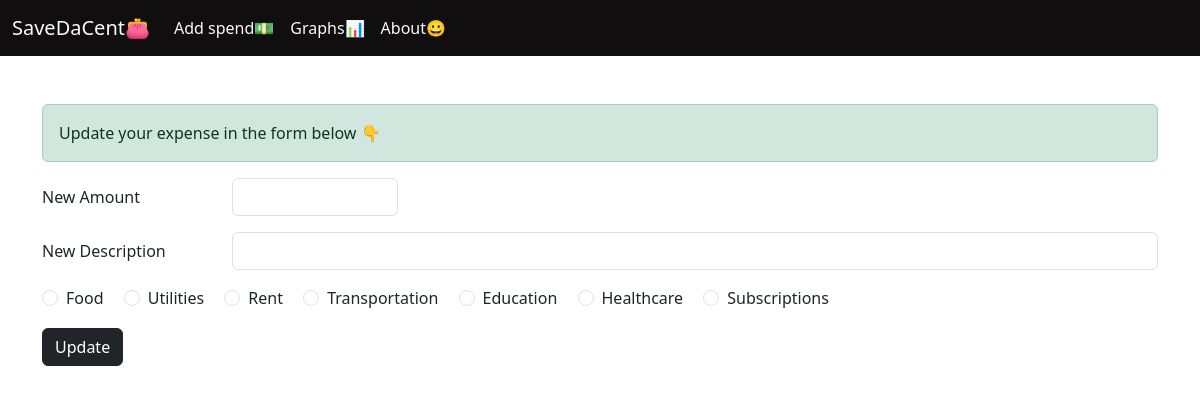
/update/2, run on an earlier commit of the app's database.
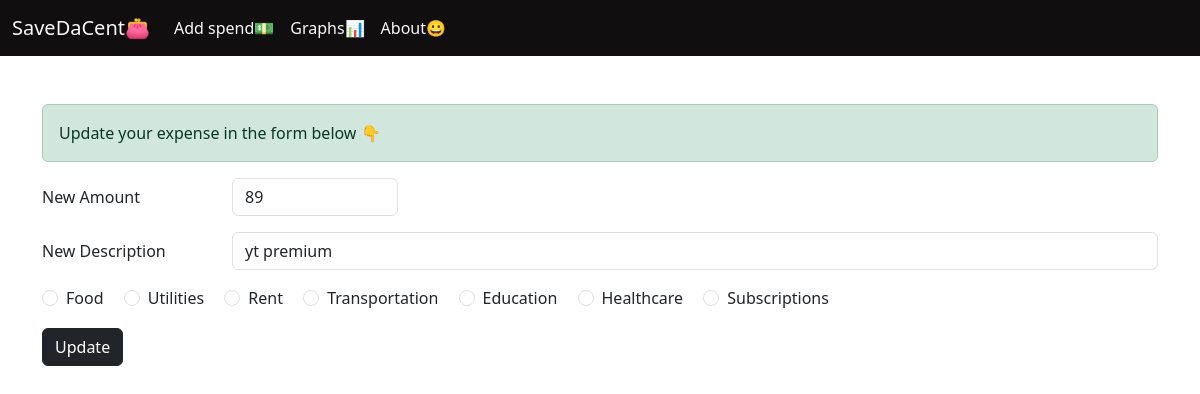
And on a later commit of the database.
### app.py (models this page shows, shortened)
class money(db.Model):
    sno = db.Column(db.Integer, primary_key=True)
    amount = db.Column(db.Integer, nullable=False)
    desc = db.Column(db.String(200), nullable=False)
    category = db.Column(db.String(200), nullable=False)
    date_made = db.Column(db.DateTime, default=current_time_without_ms)

### app.py (the view, shortened to what this page needs)
@app.route('/update/<int:sno>', methods=['GET', 'POST'])
def update(sno):
    logger.debug(f"Update route accessed for sno: {sno}")
    spend = money.query.filter_by(sno=sno).first()
    return render_template('update.html', spend=spend)

### templates/update.html (shortened to what this page needs)
{% extends 'base.html' %}
{% block body %}
<div class="container my-5">
    <div class="alert alert-success" role="alert">
        Update your expense in the form below 👇
      </div>
    <form action="/update/{{spend.sno}}" method="POST">
        <div class="row mb-3">
          <label for="amount" class="col-sm-2 col-form-label">New Amount</label>
          <div class="col-sm-2">
            <input type="number" class="form-control" name="amount" value="{{spend.amount}}"  id="amount">
          </div>
        </div>
        <div class="row mb-3">
          <label for="description" class="col-sm-2 col-form-label">New Description</label>
          <div class="col-sm-10">
            <input type="text" class="form-control mb-10" name="desc" value="{{spend.desc}}" id="description">
          </div>
        </div>
        <fieldset class="row mb-3">
          <div class="col-sm-10">
              <div class="form-check form-check-inline">
                <input class="form-check-input" type="radio" name="inlineRadioOptions" id="inlineRadio1" value="Food" >
                <label class="form-check-label" for="inlineRadio1">Food</label>
              </div>
              <div class="form-check form-check-inline">
                <input class="form-check-input" type="radio" name="inlineRadioOptions" id="inlineRadio2" value="Utilities">
                <label class="form-check-label" for="inlineRadio2">Utilities</label>
              </div>
              <div class="form-check form-check-inline">
                <input class="form-check-input" type="radio" name="inlineRadioOptions" id="inlineRadio2" value="Rent">
                <label class="form-check-label" for="inlineRadio2">Rent</label>
              </div>
              <div class="form-check form-check-inline">
                <input class="form-check-input" type="radio" name="inlineRadioOptions" id="inlineRadio1" value="Transportation">
                <label class="form-check-label" for="inlineRadio1">Transportation</label>
              </div>
              <div class="form-check form-check-inline">
                <input class="form-check-input" type="radio" name="inlineRadioOptions" id="inlineRadio1" value="Education">
                <label class="form-check-label" for="inlineRadio1">Education</label>
              </div>
              <div class="form-check form-check-inline">
                <input class="form-check-input" type="radio" name="inlineRadioOptions" id="inlineRadio2" value="Healthcare">
                <label class="form-check-label" for="inlineRadio2">Healthcare</label>
              </div>
              <div class="form-check form-check-inline">
                <input class="form-check-input" type="radio" name="inlineRadioOptions" id="inlineRadio1" value="Subscriptions">
                <label class="form-check-label" for="inlineRadio1">Subscriptions</label>
              </div>
        <div class="my-3">
        <button type="submit" class="btn btn-dark">Update</button>
        </div>
    </form>
</div>
{% endblock body %}

What changed in the data, as far as the page shows it:
added money: amount "89", desc "yt premium"
